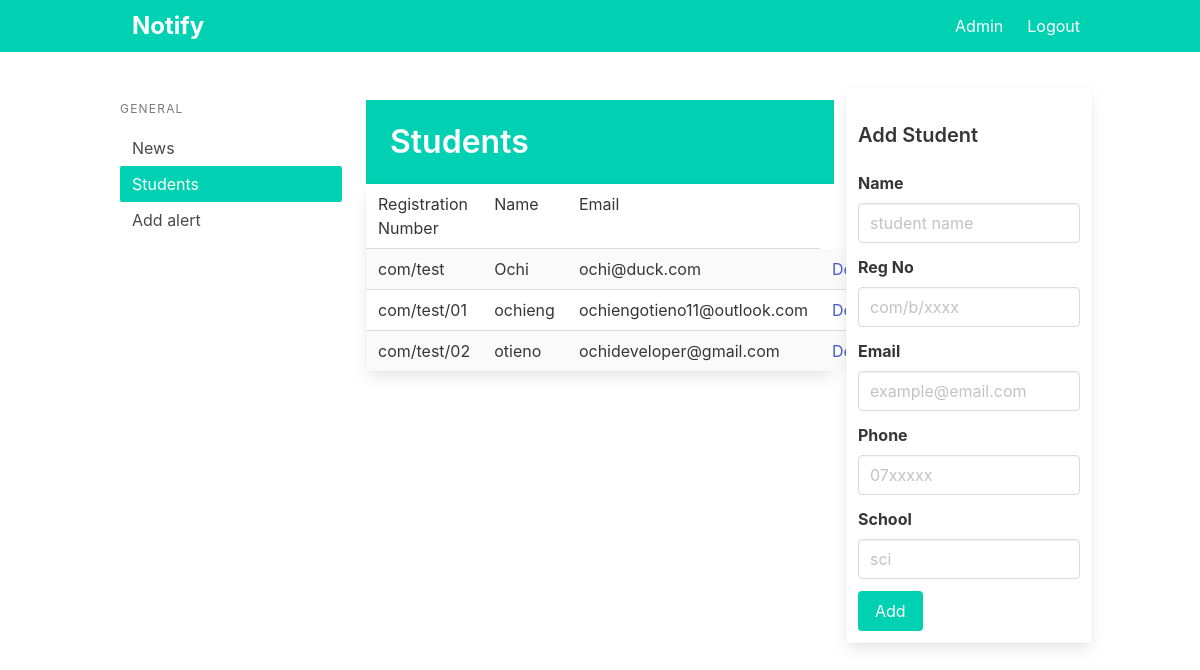
Screenshot of /student (signed in) with the database file from the repository.
### app/models.py (models this page shows)
class Student(db.Model):
    id = db.Column(db.Integer, primary_key=True)
    name = db.Column(db.String(100))
    reg = db.Column(db.String(30))
    phone = db.Column(db.String(15))
    email = db.Column(db.String(20))
    school = db.Column(db.String(50))

### app/main.py (the view)
@main.route('/student')
@login_required
def student():
    students = Student.query.all()
    return render_template('student.html', students=students)

### app/templates/student.html
{% extends "base.html" %}
{% block content %}
<div class="columns">
  <div class="column is-3 ">
    <aside class="menu is-hidden-mobile">
      <p class="menu-label">
        General
      </p>
      <ul class="menu-list">
        <li><a href="{{ url_for('main.index') }}">News</a></li>
        <li><a href="{{ url_for('main.alert') }}" class="has-background-primary has-text-white">Students</a></li>
        <li><a href="{{ url_for('main.alert') }}">Add alert</a></li>
      </ul>
    </aside>
  </div>
  <div class="column is-6">
    <section class="hero is-primary welcome is-small">
      <div class="hero-body">
        <div class="container">
          <h1 class="title">
            Students
          </h1>
        </div>
      </div>
    </section>
    <div class="is-6">
      <div class="card events-card">
        <div class="card-table">
          <div class="content">
            <table class="table is-fullwidth is-striped">
              <tbody>
                <tr>
                  <td>Registration Number</td>
                  <td>Name</td>
                  <td>Email</td>
                </tr>
                {% for student in students %}
                <tr>
                  <td>{{ student.reg}}</td>
                  <td>{{ student.name }}</td>
                  <td>{{ student.email }}</td>
                  <td><a href="{{ url_for("main.delete_student", id=student.id) }}">Delete</a></td>
                </tr>
                {% endfor %}
              </tbody>
            </table>
          </div>
        </div>
      </div>
    </div>
  </div>
  <div class="card events-card">
    <div class="column">
      <div class="content">
        <h1 class="subtitle is-5 mt-5">Add Student</h1>
        <form method="POST" action="/student">
          <div class="field">
            <label class="label">Name</label>
            <div class="control">
              <input class="input" type="text" name="name" placeholder="student name">
            </div>
          </div>
          <div class="field">
            <label class="label">Reg No</label>
            <div class="control">
              <input class="input" type="text" name="reg" placeholder="com/b/xxxx">
            </div>
          </div>
          <div class="field">
            <label class="label">Email</label>
            <div class="control">
              <input class="input" type="email" name="email" placeholder="example@email.com">
            </div>
          </div>
          <div class="field">
            <label class="label">Phone</label>
            <div class="control">
              <input class="input" type="text" name="phone" placeholder="07xxxxx">
            </div>
          </div>
          <div class="field">
            <label class="label">School</label>
            <div class="control">
              <input class="input" type="text" name="school" placeholder="sci">
            </div>
          </div>
          <div class="field is-grouped">
            <div class="control">
              <button class="button is-primary">Add</button>
            </div>
          </div>
        </form>
      </div>
    </div>
  </div>
</div>
{% endblock %}

### rows the page displays
Student: reg "com/test", name "Ochi", email "ochi@duck.com"
Student: reg "com/test/01", name "ochieng", email "ochiengotieno11@outlook.com"
Student: reg "com/test/02", name "otieno", email "ochideveloper@gmail.com"
